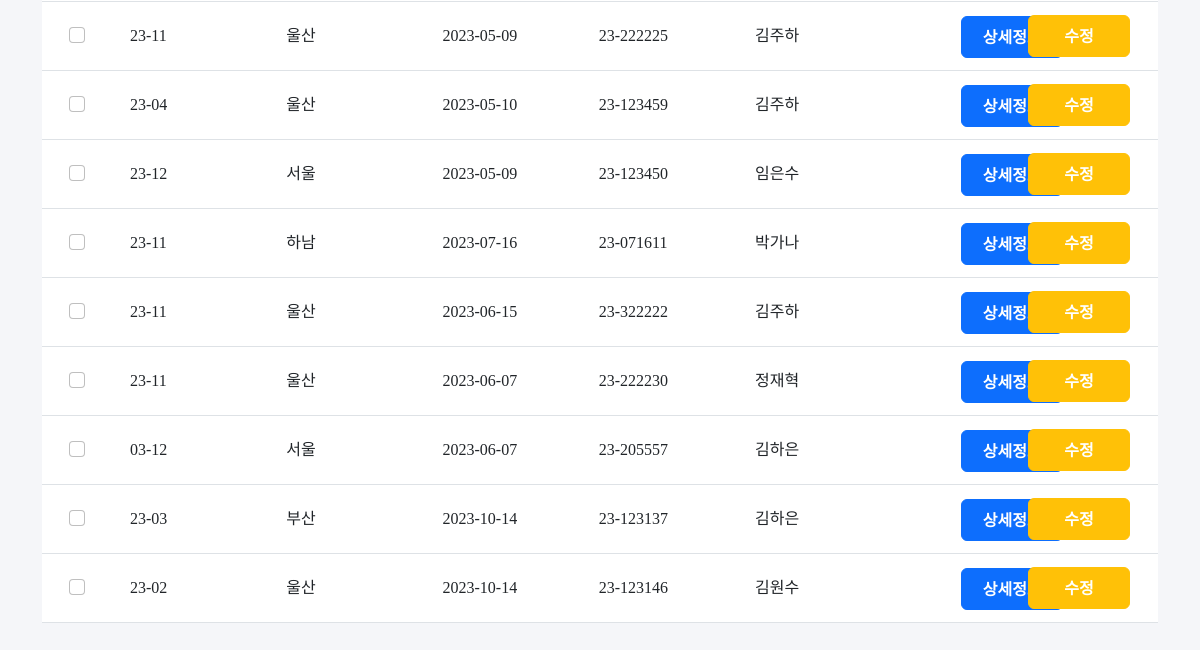
The app's page /jangseong/search.php (signed in, lower part), older data.
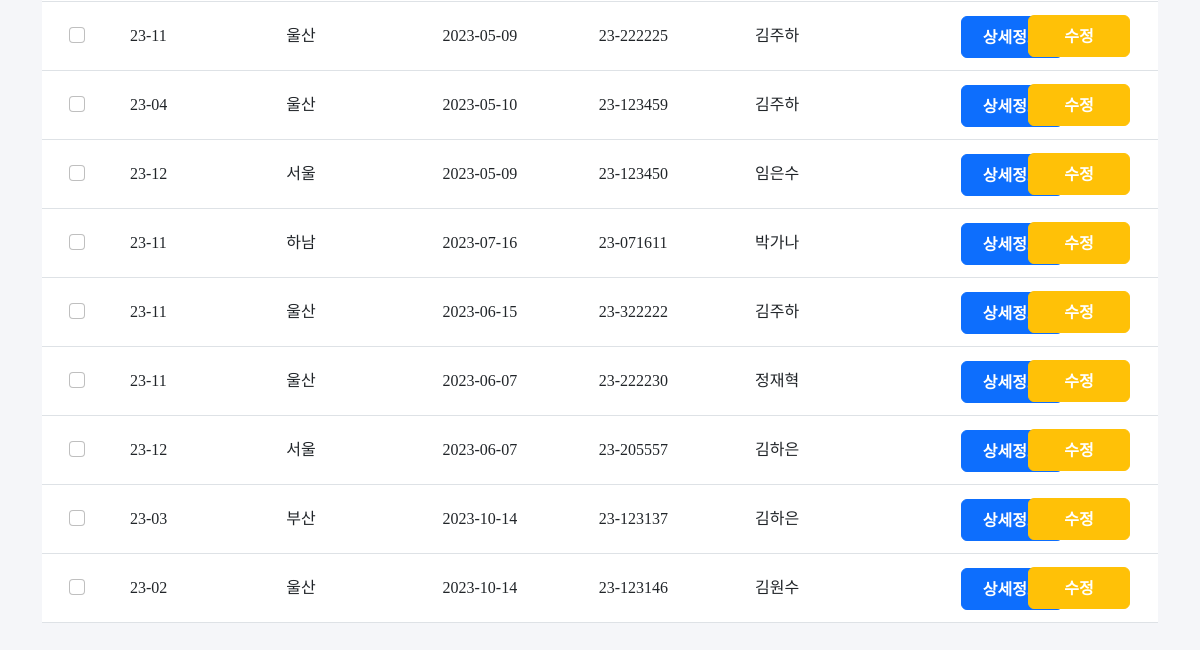
The same page, newer data.
### tables this page shows
CREATE TABLE `member` (
  `id` int(11) NOT NULL,
  `num` varchar(10) NOT NULL,
  `class` varchar(10) NOT NULL,
  `date` date NOT NULL,
  `memID` varchar(20) NOT NULL,
  `name` varchar(20) NOT NULL,
  `password` varchar(20) NOT NULL
);

### jangseong/search.php (the view, shortened to what this page needs)
<?php
if(!isset($_SESSION["login"]))
{
    header('location: index.php');
}
else{
?>
<!DOCTYPE html>
<html lang="en">
<head>
    <link rel="stylesheet" href="style.css">
    <link rel="stylesheet" href="src/bootstrap.min.css">
    <link rel="stylesheet" href="src/style.css">
    <link rel="stylesheet" href="https://cdnjs.cloudflare.com/ajax/libs/font-awesome/4.7.0/css/font-awesome.min.css">
</head>
<body>
        <?php
        require 'config.php';
        $txtsearch = $_POST["txtsearch"];
        if(!isset($_POST['searchoption'])) {
            $sql = "SELECT * FROM member where name like '%$txtsearch%'  ";
        }
                ?>
    <div class="container">
    <div id="main">
        <table class="table">
        <form method="get" action="delete.php" name="listmember">
            <tbody>
            <?php
                    $result = $conn->query($sql);
                if ($result->num_rows > 0) {
                    $num=0;
                    while($row = $result->fetch_assoc()) {
                    $memberID = $row['id'];
            ?>
            <tr>
                    <td class="text-center" > <input class="form-check-input justify-content-center checkitem" style="position:relative; left:-5px; "   type="checkbox" id="myCheck<?php  echo $num;?>" name="mem[]" value="<?php echo $row['id'];?>"></td>
                    <td><?php echo $row['num']; ?></td>
                    <td><?php echo $row['class']; ?></td>
                    <td><?php echo $row['date']; ?></td>
                    <td><?php echo $row['memID']; ?></td>
                    <td><?php echo $row['name']; ?></td>
                    <td id="cot" ><a href="view.php?memID=<?php echo $row['memID']; ?>" class="btn btn-primary btnfix" style="position:relative; left:50px;" >상세정보</a> <a href="edit.php?id=<?php echo $memberID ?>" class="btn btn-warning btnfix" style="color:white; float:right; margin-right:20px; position:relative; top:5px;" >수정</a></td>
             </tr>
            <?php
                $num+=1;
            }
            } else {
            }
            ?>
            </tbody>
            </form>
        </table>
        </div>
    </div>
</body>
</html>
<?php
}
?>

Row changes from the older to the newer data that the page shows:
changed member (number 7 of 9 on the later page): num "03-12" → "23-12"
